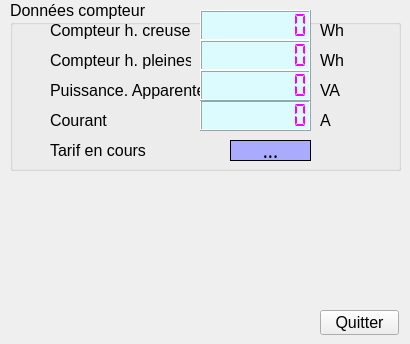
  <widget class="QWidget" name="tab">
   <property name="font">
    <font>
     <pointsize>12</pointsize>
    </font>
   </property>
   <attribute name="title">
    <string>EDF</string>
   </attribute>
   <widget class="QGroupBox" name="groupBox_3">
    <property name="geometry">
     <rect>
      <x>10</x>
      <y>0</y>
      <width>391</width>
      <height>171</height>
     </rect>
    </property>
    <property name="title">
     <string>Données compteur</string>
    </property>
    <widget class="QLCDNumber" name="lcdNumber">
     <property name="geometry">
      <rect>
       <x>190</x>
       <y>10</y>
       <width>111</width>
       <height>31</height>
      </rect>
     </property>
     <property name="font">
      <font>
       <pointsize>9</pointsize>
       <weight>50</weight>
       <bold>false</bold>
      </font>
     </property>
     <property name="styleSheet">
      <string notr="true">background-color: rgb(220, 251, 255);
color: rgb(250, 0, 255);</string>
     </property>
     <property name="smallDecimalPoint">
      <bool>false</bool>
     </property>
     <property name="numDigits">
      <number>8</number>
     </property>
     <property name="segmentStyle">
      <enum>QLCDNumber::Flat</enum>
     </property>
     <property name="intValue" stdset="0">
      <number>0</number>
     </property>
    </widget>
    <widget class="QLCDNumber" name="lcdNumber_5">
     <property name="geometry">
      <rect>
       <x>190</x>
       <y>40</y>
       <width>111</width>
       <height>31</height>
      </rect>
     </property>
     <property name="styleSheet">
      <string notr="true">background-color: rgb(220, 251, 255);
font: 9pt &quot;Sans Serif&quot;;
color: rgb(250, 0, 255);</string>
     </property>
     <property name="smallDecimalPoint">
      <bool>false</bool>
     </property>
     <property name="numDigits">
      <number>8</number>
     </property>
     <property name="segmentStyle">
      <enum>QLCDNumber::Flat</enum>
     </property>
     <property name="intValue" stdset="0">
      <number>0</number>
     </property>
    </widget>
    <widget class="QLabel" name="label_9">
     <property name="geometry">
      <rect>
       <x>310</x>
       <y>20</y>
       <width>31</width>
       <height>21</height>
      </rect>
     </property>
     <property name="styleSheet">
      <string notr="true">font: 12pt &quot;Sans Serif&quot;;</string>
     </property>
     <property name="text">
      <string>Wh</string>
     </property>
    </widget>
    <widget class="QLabel" name="label_13">
     <property name="geometry">
      <rect>
       <x>310</x>
       <y>50</y>
       <width>31</width>
       <height>21</height>
      </rect>
     </property>
     <property name="styleSheet">
      <string notr="true">font: 12pt &quot;Sans Serif&quot;;</string>
     </property>
     <property name="text">
      <string>Wh</string>
     </property>
    </widget>
    <widget class="QLabel" name="label_14">
     <property name="geometry">
      <rect>
       <x>40</x>
       <y>20</y>
       <width>141</width>
       <height>21</height>
      </rect>
     </property>
     <property name="styleSheet">
      <string notr="true">font: 10pt &quot;Sans Serif&quot;;</string>
     </property>
     <property name="text">
      <string>Compteur h. creuses</string>
     </property>
    </widget>
    <widget class="QLabel" name="label_15">
     <property name="geometry">
      <rect>
       <x>40</x>
       <y>50</y>
       <width>141</width>
       <height>21</height>
      </rect>
     </property>
     <property name="styleSheet">
      <string notr="true">font: 10pt &quot;Sans Serif&quot;;</string>
     </property>
     <property name="text">
      <string>Compteur h. pleines</string>
     </property>
    </widget>
    <widget class="QLabel" name="label_16">
     <property name="geometry">
      <rect>
       <x>40</x>
       <y>110</y>
       <width>61</width>
       <height>21</height>
      </rect>
     </property>
     <property name="styleSheet">
      <string notr="true">font: 10pt &quot;Sans Serif&quot;;</string>
     </property>
     <property name="text">
      <string>Courant</string>
     </property>
    </widget>
    <widget class="QLabel" name="label_17">
     <property name="geometry">
      <rect>
       <x>40</x>
       <y>80</y>
       <width>151</width>
       <height>21</height>
      </rect>
     </property>
     <property name="styleSheet">
      <string notr="true">font: 10pt &quot;Sans Serif&quot;;</string>
     </property>
     <property name="text">
      <string>Puissance. Apparente</string>
     </property>
    </widget>
    <widget class="QLCDNumber" name="lcdNumber_6">
     <property name="geometry">
      <rect>
       <x>190</x>
       <y>100</y>
       <width>111</width>
       <height>31</height>
      </rect>
     </property>
     <property name="font">
      <font>
       <pointsize>9</pointsize>
       <weight>50</weight>
       <bold>false</bold>
      </font>
     </property>
     <property name="styleSheet">
      <string notr="true">background-color: rgb(220, 251, 255);
color: rgb(250, 0, 255);</string>
     </property>
     <property name="smallDecimalPoint">
      <bool>false</bool>
     </property>
     <property name="numDigits">
      <number>8</number>
     </property>
     <property name="segmentStyle">
      <enum>QLCDNumber::Flat</enum>
     </property>
     <property name="value" stdset="0">
      <double>0.000000000000000</double>
     </property>
     <property name="intValue" stdset="0">
      <number>0</number>
     </property>
    </widget>
    <widget class="QLabel" name="label_18">
     <property name="geometry">
      <rect>
       <x>310</x>
       <y>110</y>
       <width>31</width>
       <height>21</height>
      </rect>
     </property>
     <property name="styleSheet">
      <string notr="true">font: 12pt &quot;Sans Serif&quot;;</string>
     </property>
     <property name="text">
      <string>A</string>
     </property>
    </widget>
    <widget class="QLCDNumber" name="lcdNumber_7">
     <property name="geometry">
      <rect>
       <x>190</x>
       <y>70</y>
       <width>111</width>
       <height>31</height>
      </rect>
     </property>
     <property name="font">
      <font>
       <family>Sans Serif</family>
       <pointsize>9</pointsize>
       <weight>50</weight>
       <italic>false</italic>
       <bold>false</bold>
       <strikeout>false</strikeout>
      </font>
     </property>
     <property name="styleSheet">
      <string notr="true">background-color: rgb(220, 251, 255);
font: 9pt &quot;Sans Serif&quot;;
color: rgb(250, 0, 255);</string>
     </property>
     <property name="smallDecimalPoint">
      <bool>false</bool>
     </property>
     <property name="numDigits">
      <number>8</number>
     </property>
     <property name="segmentStyle">
      <enum>QLCDNumber::Flat</enum>
     </property>
     <property name="intValue" stdset="0">
      <number>0</number>
     </property>
    </widget>
    <widget class="QLabel" name="label_19">
     <property name="geometry">
      <rect>
       <x>310</x>
       <y>80</y>
       <width>31</width>
       <height>21</height>
      </rect>
     </property>
     <property name="styleSheet">
      <string notr="true">font: 12pt &quot;Sans Serif&quot;;</string>
     </property>
     <property name="text">
      <string>VA</string>
     </property>
    </widget>
    <widget class="QLabel" name="label_34">
     <property name="geometry">
      <rect>
       <x>40</x>
       <y>140</y>
       <width>101</width>
       <height>21</height>
      </rect>
     </property>
     <property name="styleSheet">
      <string notr="true">font: 10pt &quot;Sans Serif&quot;;</string>
     </property>
     <property name="text">
      <string>Tarif en cours</string>
     </property>
    </widget>
    <widget class="QLabel" name="label_35">
     <property name="geometry">
      <rect>
       <x>220</x>
       <y>140</y>
       <width>81</width>
       <height>21</height>
      </rect>
     </property>
     <property name="font">
      <font>
       <family>Sans Serif</family>
       <pointsize>14</pointsize>
       <weight>50</weight>
       <italic>false</italic>
       <bold>false</bold>
      </font>
     </property>
     <property name="styleSheet">
      <string notr="true">font: 14pt &quot;Sans Serif&quot;;
background-color: rgb(170, 170, 255);</string>
     </property>
     <property name="frameShape">
      <enum>QFrame::Box</enum>
     </property>
     <property name="text">
      <string>...</string>
     </property>
     <property name="alignment">
      <set>Qt::AlignCenter</set>
     </property>
    </widget>
   </widget>
   <widget class="QPushButton" name="pushButton_quit_2">
    <property name="geometry">
     <rect>
      <x>320</x>
      <y>310</y>
      <width>79</width>
      <height>25</height>
     </rect>
    </property>
    <property name="text">
     <string>Quitter</string>
    </property>
   </widget>
  </widget>
